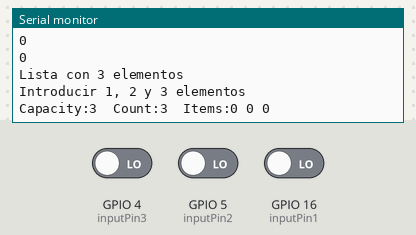
This sketch was run on a simulated ESP8266 (NodeMCU). On the bench: the last lines printed to the serial monitor. The inputs (shaded band) are chosen by the test bench; at power-on: GPIO 4 (inputPin3) LOW, GPIO 5 (inputPin2) LOW, GPIO 16 (inputPin1) LOW. WiFi joins after 1.5 s; servers stay silent unless stated; uploads are accepted with an empty reply.

Above: at 2.7 s.
2.8 s: GPIO 4 (inputPin3) driven HIGH
At 4.74 s:
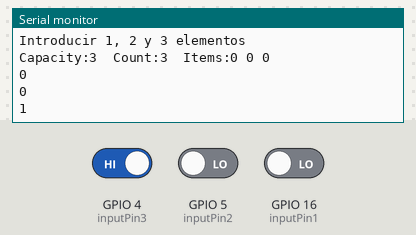
6.7 s: GPIO 5 (inputPin2) driven HIGH
At 8.2 s:
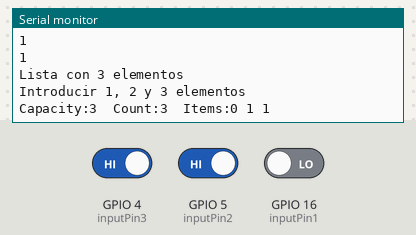
12.3 s: GPIO 16 (inputPin1) driven HIGH
At 14.8 s:
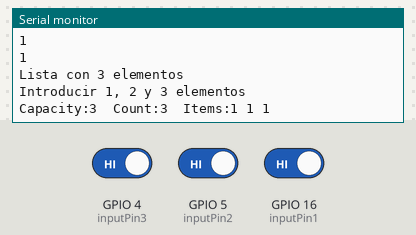
16.2 s: GPIO 4 (inputPin3) driven LOW
At 17.08 s:
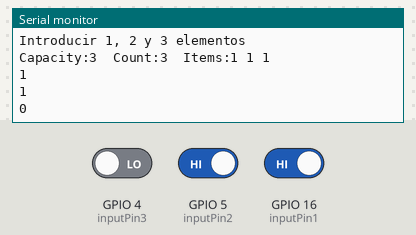
20.1 s: GPIO 5 (inputPin2) driven LOW
At 21.3 s:
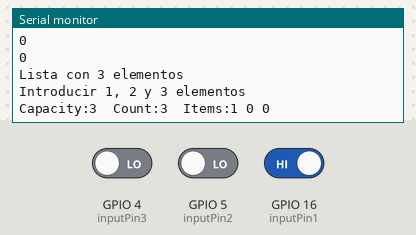

The sketch:

AwebAPI.ino
```cpp
//si usas esp8266
#include <ESP8266WiFiMulti.h>
#include <ESP8266HTTPClient.h>

const char* ssid = "MARTIN";
const char* password =  "kappa123";

const int inputPin1 = 16;
const int inputPin2 = 5;
const int inputPin3 = 4;

int* list;
size_t count;
size_t capacity;

int valor1 = 0;
int valor2 = 0;
int valor3 = 0;
int valor4 = 0;
int valor5 = 0;
int valor6 = 0;

String btn1 = "ON";
String btn2 = "ON";
String btn3 = "OF";
String cliente = "";

void CreateList(size_t _capacity)
{
  list = new int[_capacity];
  capacity = _capacity;
  count = 0;
}

// Añadir elemento al final de la lista
void AddItem(int item)
{
  ++count;

  if (count > capacity)
  {
    size_t newSize = capacity * 2;
    resize(newSize);
  }

  list[count - 1] = item;
}

// Eliminar ultimo elemento de la lista
void RemoveTail()
{
  --count;
}

// Reducir capacidad de la lista al numero de elementos
void Trim()
{
  resize(count);
}

// Reescalar lista
void resize(size_t newCapacity)
{
  int* newList = new int[newCapacity];
  memmove(newList, list, count  * sizeof(int));
  delete[] list;
  capacity = newCapacity;
  list = newList;
}

// Muestra la lista por Serial para debug
void printList()
{
  Serial.print("Capacity:");
  Serial.print(capacity);

  Serial.print("  Count:");
  Serial.print(count);

  Serial.print("  Items:");
  for (size_t index = 0; index < count; index++)
  {
    Serial.print(list[index]);
    Serial.print(' ');
  }
  Serial.println();
}

void setup() {
  Serial.begin(9600);

  pinMode(inputPin1, INPUT);
  pinMode(inputPin2, INPUT);
  pinMode(inputPin3, INPUT);

  WiFi.begin(ssid, password);

  Serial.print("Conectando...");
  while (WiFi.status() != WL_CONNECTED) { //Check for the connection
    delay(500);
    Serial.print(".");
  }

  Serial.print("Conectado con éxito, mi IP es: ");
  Serial.println(WiFi.localIP());
  cliente =  WiFi.localIP().toString();
}

void loop() {

  valor1 = digitalRead(inputPin1);  //lectura digital de pin
  valor2 = digitalRead(inputPin2);  //lectura digital de pin
  valor3 = digitalRead(inputPin3);  //lectura digital de pin

  Serial.println(valor1);
  Serial.println(valor2);
  Serial.println(valor3);


  Serial.println("Lista con 3 elementos");
  CreateList(3);

  Serial.println();
  Serial.println("Introducir 1, 2 y 3 elementos");
  AddItem(valor1);
  AddItem(valor2);
  AddItem(valor3);
  printList();

  btn1 =valor1;
  btn2= valor2;
  btn3= valor3;

  delay(3000);

  valor4 = digitalRead(inputPin1);  //lectura digital de pin
  valor5 = digitalRead(inputPin2);  //lectura digital de pin
  valor6 = digitalRead(inputPin3);  //lectura digital de pin

  Serial.println(valor4);
  Serial.println(valor5);
  Serial.println(valor6);

  if (valor1 != valor4){
     if(WiFi.status()== WL_CONNECTED){   //Check WiFi connection status
    HTTPClient http;
    String datos_a_enviar = "btn1=" + btn1 + "&btn2=" + btn2 + "&btn3=" +btn3+ "&client="+cliente;

    http.begin("http://192.168.137.1:3000/add");        //Indicamos el destino
    http.addHeader("Content-Type", "application/x-www-form-urlencoded"); //Preparamos el header text/plain si solo vamos a enviar texto plano sin un paradigma llave:valor.

    int codigo_respuesta = http.POST(datos_a_enviar);   //Enviamos el post pasándole, los datos que queremos enviar. (esta función nos devuelve un código que guardamos en un int)

    if(codigo_respuesta>0){
      Serial.println("Código HTTP ► " + String(codigo_respuesta));   //Print return code

      if(codigo_respuesta == 200){
        String cuerpo_respuesta = http.getString();
        Serial.println("El servidor respondió ▼ ");
        Serial.println(cuerpo_respuesta);

      }

    }else{

     Serial.print("Error enviando POST, código: ");
     Serial.println(codigo_respuesta);

    }

    http.end();  //libero recursos

  }else{

     Serial.println("Error en la conexión WIFI");

  }
  }

  else if (valor2 != valor5){
      if(WiFi.status()== WL_CONNECTED){   //Check WiFi connection status
    HTTPClient http;
    String datos_a_enviar = "btn1=" + btn1 + "&btn2=" + btn2 + "&btn3=" +btn3+ "&client="+cliente;

    http.begin("http://192.168.137.1:3000/add");        //Indicamos el destino
    http.addHeader("Content-Type", "application/x-www-form-urlencoded"); //Preparamos el header text/plain si solo vamos a enviar texto plano sin un paradigma llave:valor.

    int codigo_respuesta = http.POST(datos_a_enviar);   //Enviamos el post pasándole, los datos que queremos enviar. (esta función nos devuelve un código que guardamos en un int)

    if(codigo_respuesta>0){
      Serial.println("Código HTTP ► " + String(codigo_respuesta));   //Print return code

      if(codigo_respuesta == 200){
        String cuerpo_respuesta = http.getString();
        Serial.println("El servidor respondió ▼ ");
        Serial.println(cuerpo_respuesta);

      }

    }else{

     Serial.print("Error enviando POST, código: ");
     Serial.println(codigo_respuesta);

    }

    http.end();  //libero recursos

  }else{

     Serial.println("Error en la conexión WIFI");

  }
  }

  else if (valor3 != valor6){
      if(WiFi.status()== WL_CONNECTED){   //Check WiFi connection status
    HTTPClient http;
    String datos_a_enviar = "btn1=" + btn1 + "&btn2=" + btn2 + "&btn3=" +btn3+ "&client="+cliente;

    http.begin("http://192.168.137.1:3000/add");        //Indicamos el destino
    http.addHeader("Content-Type", "application/x-www-form-urlencoded"); //Preparamos el header text/plain si solo vamos a enviar texto plano sin un paradigma llave:valor.

    int codigo_respuesta = http.POST(datos_a_enviar);   //Enviamos el post pasándole, los datos que queremos enviar. (esta función nos devuelve un código que guardamos en un int)

    if(codigo_respuesta>0){
      Serial.println("Código HTTP ► " + String(codigo_respuesta));   //Print return code

      if(codigo_respuesta == 200){
        String cuerpo_respuesta = http.getString();
        Serial.println("El servidor respondió ▼ ");
        Serial.println(cuerpo_respuesta);

      }

    }else{

     Serial.print("Error enviando POST, código: ");
     Serial.println(codigo_respuesta);

    }

    http.end();  //libero recursos

  }else{

     Serial.println("Error en la conexión WIFI");

  }
  }

  else{
    Serial.println("no hubo cambios");
  }

  Serial.println();
  Serial.println("Ajustar tamaño");
  Trim();
  printList();


   delay(3000);
}
```

Measured:
- after the input at 2.8 s, the serial monitor: prints a new line after 1.8 s (image 1)
- after the input at 6.7 s, the serial monitor: prints a new line after 1.1 s (image 2)
- after the input at 12.3 s, the serial monitor: prints a new line after 1.6 s (image 3)
- after the input at 16.2 s, the serial monitor: prints a new line after 0.73 s (image 4)
- after the input at 20.1 s, the serial monitor: prints a new line after 0.07 s (image 5)
